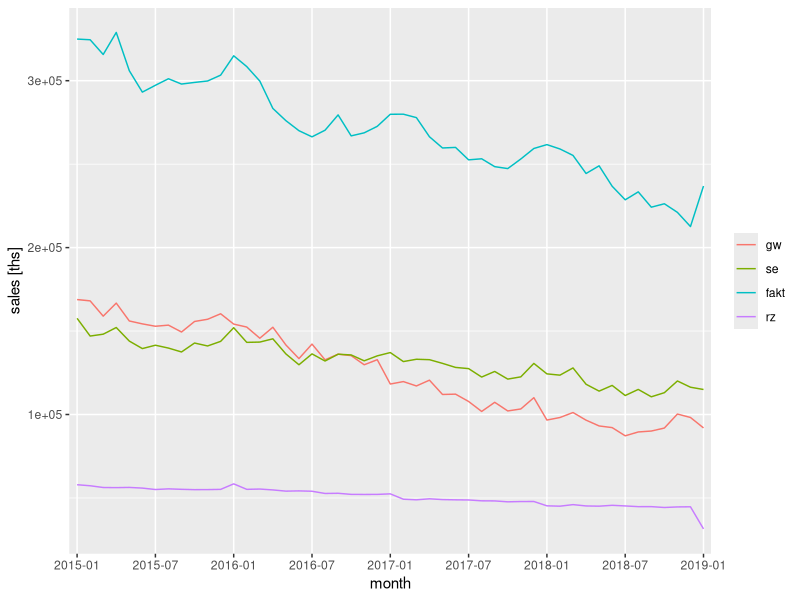
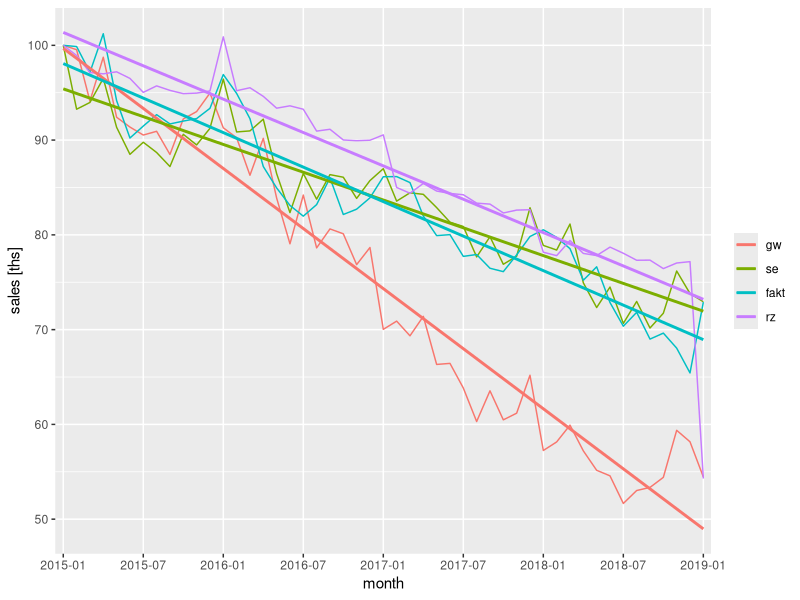

Reproduce these figures in R, in order.
library(ggplot2)
library(reshape2)

df <- read.csv("newspaper_sales_2015-17.csv", sep = ';',
               header=T, na.string="NA");

meltdf <- melt(df,id="month")

ggplot(meltdf,aes(x=month, y=value, colour=variable, group=variable)) +
  geom_line() +
  ylab(label="sales [ths]") +
  theme(legend.title=element_blank()) +
  scale_x_discrete (breaks=c("2015-01-01", "2015-07-01",
     "2016-01-01", "2016-07-01", "2017-01-01", "2017-07-01", "2018-01-01", "2018-07-01", "2019-01-01" ),
  labels=c("2015-01", "2015-07", "2016-01", "2016-07", "2017-01", "2017-07", "2018-01", "2018-07", "2019-01")  )

# https://stackoverflow.com/questions/10085806/extracting-specific-columns-from-a-data-frame
obs <- df[,c("month")]

normalize <- function(x) { return (x /x[1] * 100 )  }
dfN <- as.data.frame(lapply(df[-1], normalize))

# https://stackoverflow.com/questions/10150579/adding-a-column-to-a-data-frame
dfN["month"] <- obs

str(dfN)

meltdf <- melt(dfN,id="month")

# https://www.r-bloggers.com/what-is-a-linear-trend-by-the-way/
pN <- ggplot(meltdf,
 aes(x=month, y=value, colour=variable, group=variable)) + geom_line() +
 ylab(label="sales [ths]") +
 theme(legend.title=element_blank()) +
 stat_smooth(method = "lm", se=F) +
  scale_x_discrete (breaks=c("2015-01-01", "2015-07-01",
     "2016-01-01", "2016-07-01", "2017-01-01", "2017-07-01", "2018-01-01", "2018-07-01", "2019-01-01"),
  labels=c("2015-01", "2015-07", "2016-01", "2016-07", "2017-01", "2017-07", "2018-01", "2018-07", "2019-01")  )

pN

# Trend liniowy
# http://t-redactyl.io/blog/2016/05/creating-plots-in-r-using-ggplot2-part-11-linear-regression-plots.html

# http://r-statistics.co/Time-Series-Analysis-With-R.html
seq = c (1:nrow(dfN))
dfN["trend"] <- seq

trendL.gw <- lm(data=dfN, gw ~ trend )
trendL.fakt <- lm(data=dfN, fakt ~ trend )
trendL.se <- lm(data=dfN, se ~ trend )
trendL.rz <- lm(data=dfN, rz ~ trend )

trendL.gw
trendL.fakt
trendL.se
trendL.rz
